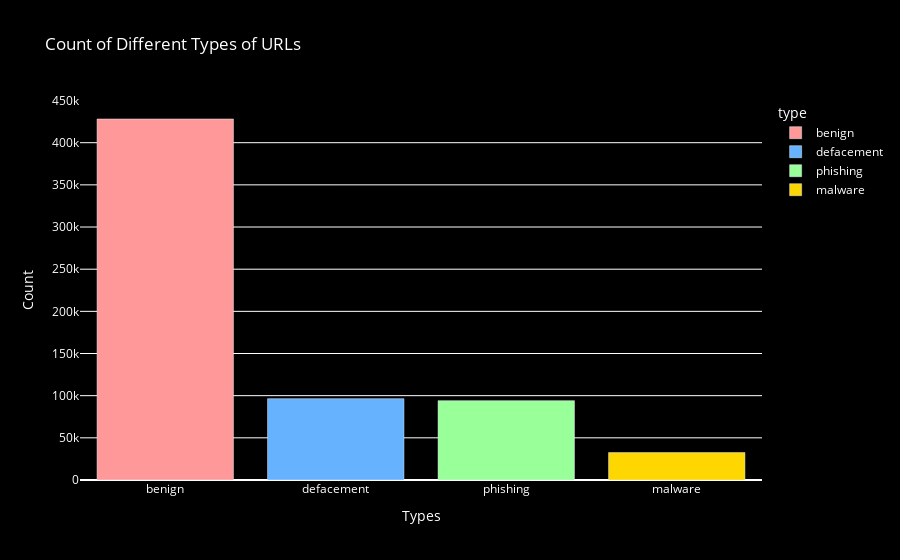

The code cell stored with this chart in its notebook:
### Code cell
import plotly.express as px

# Count the occurrences of each URL type
count = df['type'].value_counts()

# Choose a different set of colors for the bar chart
custom_colors = ['#FF9999', '#66B2FF', '#99FF99', '#FFD700', '#FF6347']

# Create a bar chart using plotly express
fig = px.bar(
    count,
    x=count.index,
    y=count,
    color=count.index,
    color_discrete_sequence=custom_colors,
    labels={'x': 'Types', 'y': 'Count'},
    title='Count of Different Types of URLs',
)

# Customize the layout
fig.update_layout(
    plot_bgcolor='black',
    paper_bgcolor='black',
    font=dict(color='white'),
    xaxis_title='Types',
    yaxis_title='Count',
)

# Customize tick colors
fig.update_xaxes(tickfont=dict(color='white'))
fig.update_yaxes(tickfont=dict(color='white'))

# Show the figure
fig.show()

### Figure 1 — Plotly figure (JSON) as saved in the notebook; plotly's stock layout.template omitted (floating-point values rounded to 4 significant figures)
{"data": [{"alignmentgroup": "True", "hovertemplate": "type=%{x}<br>Count=%{y}<extra></extra>", "legendgroup": "benign", "marker": {"color": "#FF9999", "pattern": {"shape": ""}}, "name": "benign", "offsetgroup": "benign", "orientation": "v", "showlegend": true, "textposition": "auto", "type": "bar", "x": ["benign"], "xaxis": "x", "y": [428103], "yaxis": "y"}, {"alignmentgroup": "True", "hovertemplate": "type=%{x}<br>Count=%{y}<extra></extra>", "legendgroup": "defacement", "marker": {"color": "#66B2FF", "pattern": {"shape": ""}}, "name": "defacement", "offsetgroup": "defacement", "orientation": "v", "showlegend": true, "textposition": "auto", "type": "bar", "x": ["defacement"], "xaxis": "x", "y": [96457], "yaxis": "y"}, {"alignmentgroup": "True", "hovertemplate": "type=%{x}<br>Count=%{y}<extra></extra>", "legendgroup": "phishing", "marker": {"color": "#99FF99", "pattern": {"shape": ""}}, "name": "phishing", "offsetgroup": "phishing", "orientation": "v", "showlegend": true, "textposition": "auto", "type": "bar", "x": ["phishing"], "xaxis": "x", "y": [94111], "yaxis": "y"}, {"alignmentgroup": "True", "hovertemplate": "type=%{x}<br>Count=%{y}<extra></extra>", "legendgroup": "malware", "marker": {"color": "#FFD700", "pattern": {"shape": ""}}, "name": "malware", "offsetgroup": "malware", "orientation": "v", "showlegend": true, "textposition": "auto", "type": "bar", "x": ["malware"], "xaxis": "x", "y": [32520], "yaxis": "y"}], "layout": {"barmode": "relative", "font": {"color": "white"}, "legend": {"title": {"text": "type"}, "tracegroupgap": 0}, "paper_bgcolor": "black", "plot_bgcolor": "black", "title": {"text": "Count of Different Types of URLs"}, "xaxis": {"anchor": "y", "categoryarray": ["benign", "defacement", "phishing", "malware"], "categoryorder": "array", "domain": [0, 1], "tickfont": {"color": "white"}, "title": {"text": "Types"}}, "yaxis": {"anchor": "x", "domain": [0, 1], "tickfont": {"color": "white"}, "title": {"text": "Count"}}}}
